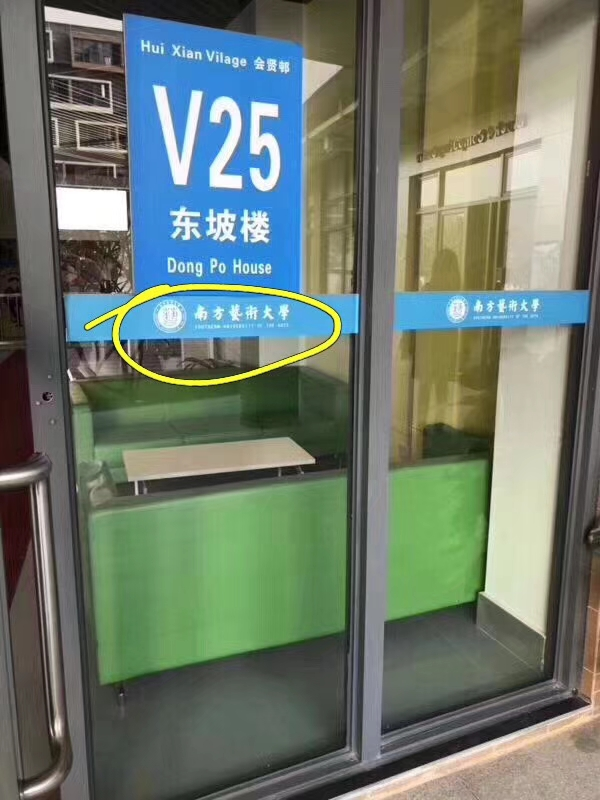
#> input picture 0000/1.jpg, 600 x 800 px
$ python 0000.py
#> lines starting #> are read from the running program, lines starting #| are printed output that depends on the picture
#coding=utf-8

from PIL import Image,ImageDraw,ImageFont

def add_num(img):
    draw = ImageDraw.Draw(img)
    myfont = ImageFont.truetype('C:/windows/fonts/Arial.ttf', size=40)
    fillcolor = "#ff0000"
    width, height = img.size
    draw.text((width-100,40), '99', font=myfont, fill=fillcolor)
    img.save('result.jpg','jpeg')

    return 0
if __name__ == '__main__':
    image = Image.open('1.jpg')
#> image is the input picture: PIL image 600x800 RGB; mean R, G, B 109.3, 121.8, 109.6
    add_num(image)
#> in add_num, `img.save('result.jpg','jpeg')`:
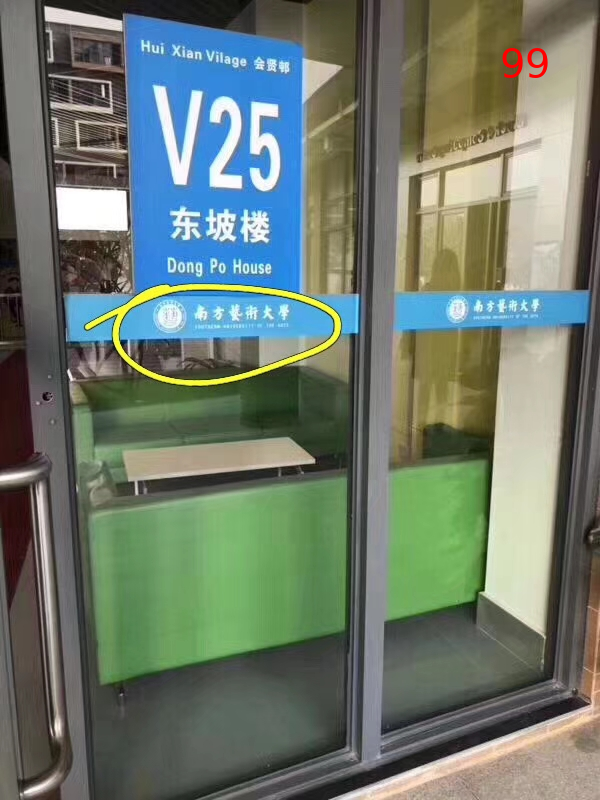
#> saved as result.jpg: PIL image 600x800 RGB; mean R, G, B 109.4, 121.6, 109.5
